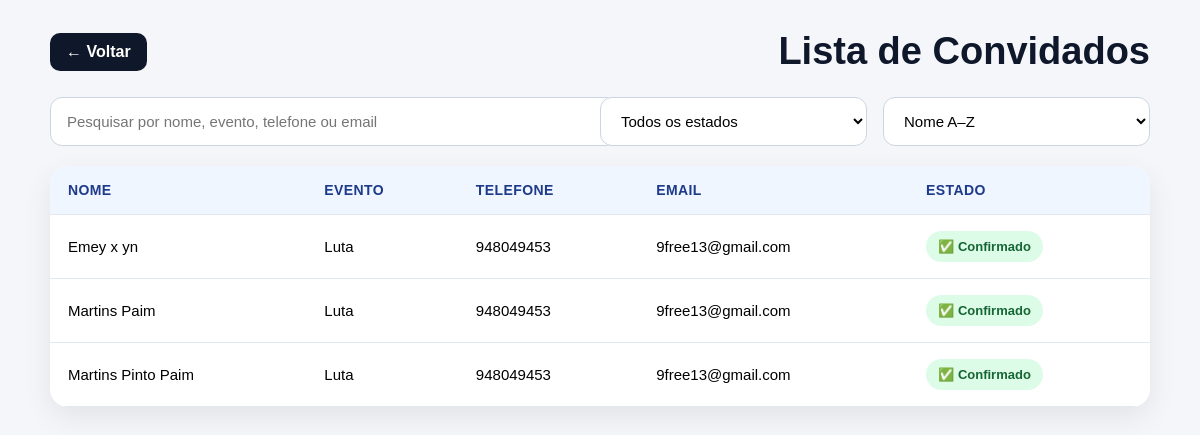
/guests/ (signed in), run on an earlier commit of the app's database.
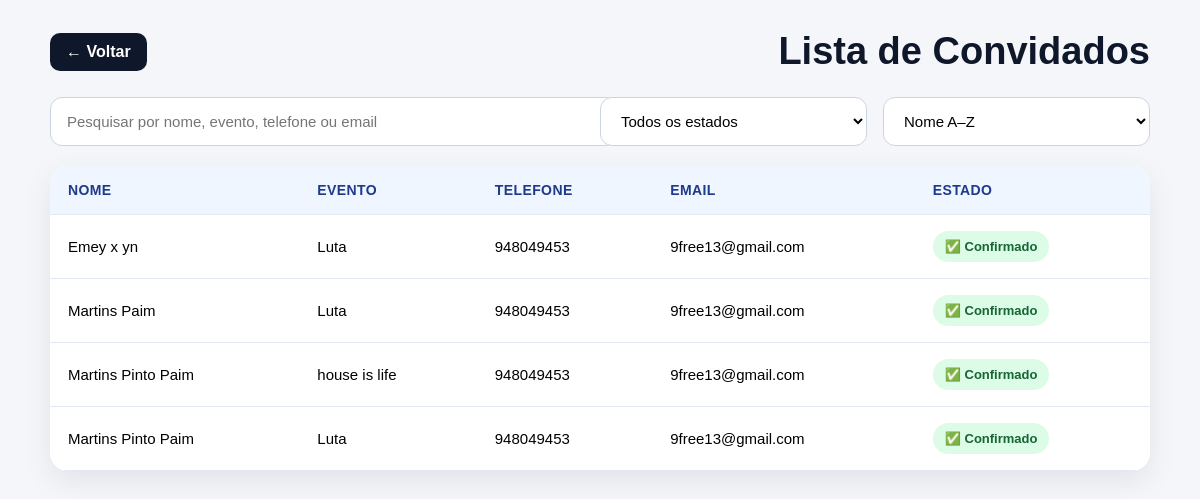
And on a later commit of the database.
### guests/models.py (models this page shows, shortened)
class Guest(models.Model):
    STATUS_CHOICES = [
        ('pendente', 'Pendente'),
        ('confirmado', 'Confirmado'),
        ('recusado', 'Recusado'),
    ]
    event = models.ForeignKey('events.Event', on_delete=models.CASCADE)
    full_name = models.CharField(max_length=255)
    phone = models.CharField(max_length=50, blank=True, null=True)
    email = models.EmailField(blank=True, null=True)
    token = models.UUIDField(default=uuid.uuid4, unique=True, editable=False)
    status = models.CharField(max_length=20, choices=STATUS_CHOICES, default='pendente')
    qr_code = models.ImageField(upload_to='qr_codes/', blank=True, null=True)
    companion_name = models.CharField(max_length=255, blank=True, null=True)

### events/models.py (models this page shows, shortened)
class Event(models.Model):
    EVENT_TYPE_CHOICES = [
        ('aniversario', 'Aniversário'),
        ('casamento', 'Casamento'),
        ('noivado', 'Noivado'),
        ('baptizado', 'Baptizado'),
        ('cha_de_bebe', 'Chá de bebé'),
        ('formatura', 'Formatura'),
        ('conferencia', 'Conferência'),
        ('reuniao', 'Reunião'),
        ('evento_corporativo', 'Evento corporativo'),
        ('outro', 'Outro'),
    ]
    owner = models.ForeignKey(User, on_delete=models.CASCADE, null=True, blank=True)
    name = models.CharField(max_length=255)
    event_type = models.CharField(max_length=50, choices=EVENT_TYPE_CHOICES, default='outro')
    date = models.DateField()
    location = models.CharField(max_length=255, blank=True, null=True)
    description = models.TextField(blank=True, null=True)
    allowed_companions = models.PositiveIntegerField(default=0)

### guests/views.py (the view)
# urls.py: path('guests/', views.guest_list, name='guest_list'),
@login_required
def guest_list(request):
    guests = Guest.objects.filter(event__owner=request.user).order_by('-id')
    return render(request, 'guests/guest_list.html', {'guests': guests})

### notifications/context_processors.py (called while the page is built)
def notification_count(request):
    if request.user.is_authenticated:
        unread_count = Notification.objects.filter(
            user=request.user,
            is_read=False
        ).count()
    else:
        unread_count = 0
    return {
        'unread_notifications_count': unread_count
    }

### guests/templates/guests/guest_list.html (shortened to what this page needs)
<!DOCTYPE html>
<html lang="pt">
<head>
</head>
<body>
    <div class="page-wrapper">
        <div class="topbar">
            <a href="/" class="back-btn">← Voltar</a>
            <h1>Lista de Convidados</h1>
        </div>
        {% if guests %}
            <div class="controls">
    <input type="text" id="searchInput" placeholder="Pesquisar por nome, evento, telefone ou email">
    <select id="statusFilter">
        <option value="todos">Todos os estados</option>
    </select>
    <select id="sortFilter">
        <option value="nome_asc">Nome A–Z</option>
    </select>
</div>
            <div class="table-box">
                <table>
                    <thead>
                        <tr>
                            <th>Nome</th>
                            <th>Evento</th>
                            <th>Telefone</th>
                            <th>Email</th>
                            <th>Estado</th>
                        </tr>
                    </thead>
                    <tbody id="guestTableBody">
                        {% for guest in guests %}
                            <tr data-status="{{ guest.status|lower }}">
                                <td class="searchable">{{ guest.full_name }}</td>
                                <td class="searchable">{{ guest.event.name }}</td>
                                <td class="searchable">{{ guest.phone }}</td>
                                <td class="searchable">{{ guest.email|default:"" }}</td>
                                <td>
                                    {% if guest.status == 'confirmado' %}
                                        <span class="status status-confirmado">✅ Confirmado</span>
                                    {% elif guest.status == 'recusado' %}
                                        <span class="status status-recusado">❌ Não confirmado</span>
                                    {% else %}
                                        <span class="status status-pendente">⏳ Pendente</span>
                                    {% endif %}
                                </td>
                            </tr>
                        {% endfor %}
                    </tbody>
                </table>
            </div>
        {% else %}
            <div class="empty">
                Nenhum convidado encontrado.
            </div>
        {% endif %}
    </div>
</body>
</html>

What changed in the data, as far as the page shows it:
added Guest: full_name "Martins Pinto Paim", event.name "house is life", phone "948049453", email "9free13@gmail.com", status "✅ Confirmado"
